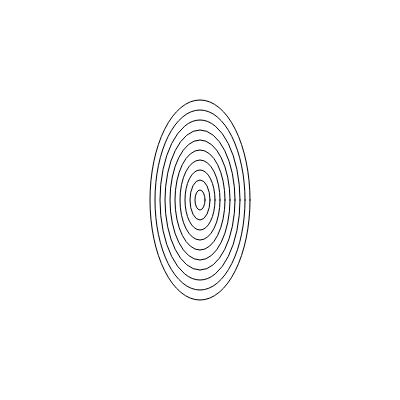
Frame 1 (no input)
Frame 60 (no input): identical to frame 1, image omitted
Frame 120 (the mouse pressed at the canvas centre since frame 60): identical to frame 1, image omitted

The p5.js sketch that drew this single still picture (run headless with seeded random() and noise() and a simulated clock; from frame 60 on, the mouse is pressed at the canvas centre):

// p5.js sketch
// ── sketch.js
function setup() {
  createCanvas(400, 400);
  background(255);
  stroke(0);
  noFill();
  var i = 0;
  while (i <= 10) {
    ellipse(width/2,height/2,i*10, i*20);
    i++;
  }
}
function draw() {
  // nothing needs to go here
}
